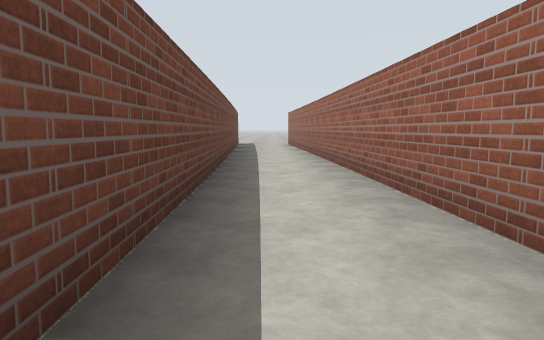
View 1 (above)

16 first-person views from a walk through a world built for the Gazebo simulator. The camera is 1.2 m above the floor, tilts 6° down and sees 70° across. The floor is counted in squares, 2 m on a side. Each view is taken from the middle of a square. On the plan, view 1 faces up. The plan holds only what a view shows up to about 10 squares ahead; the rest is blank.

View 2
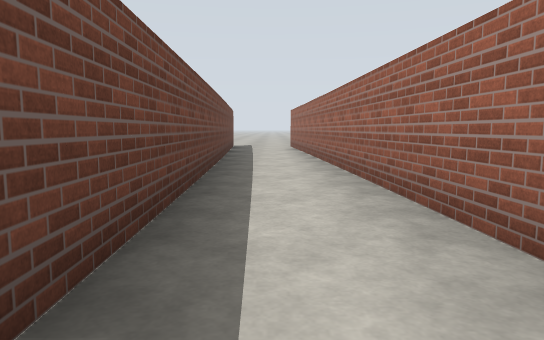

View 3
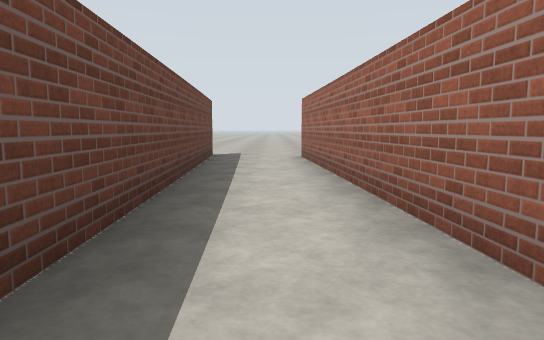

View 4
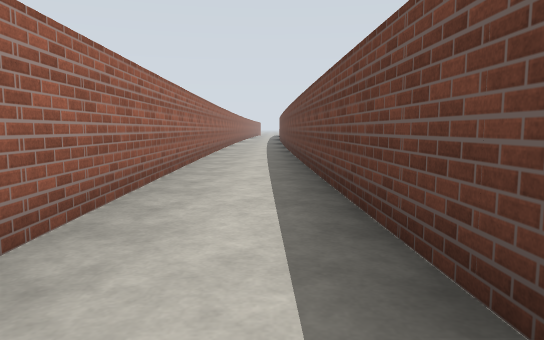

View 5
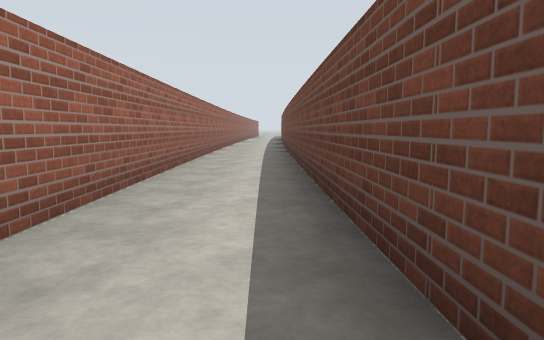

View 6
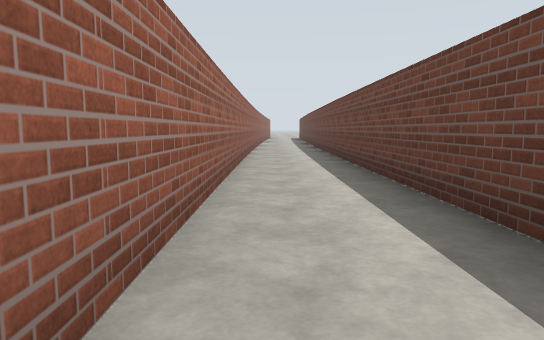

View 7
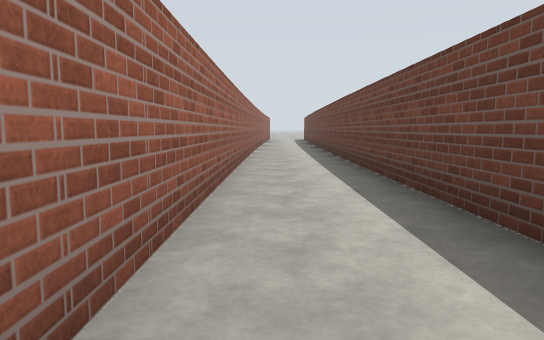

View 8
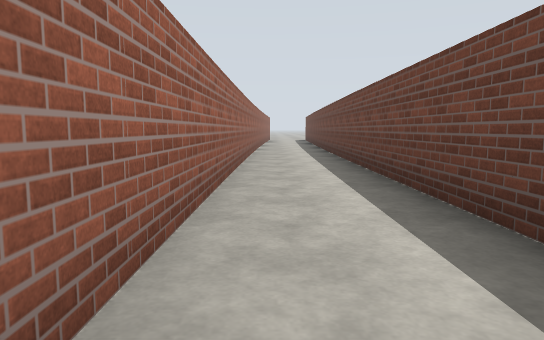

View 9
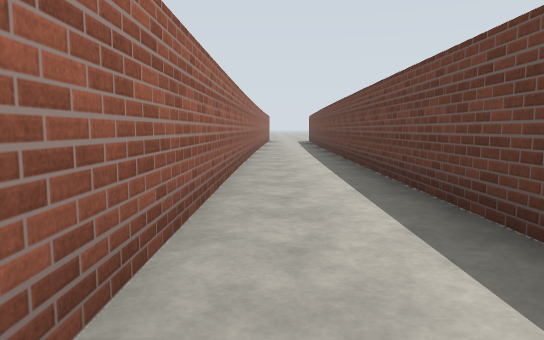

View 10
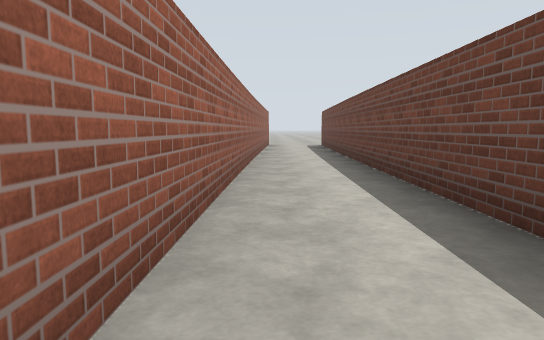

View 11
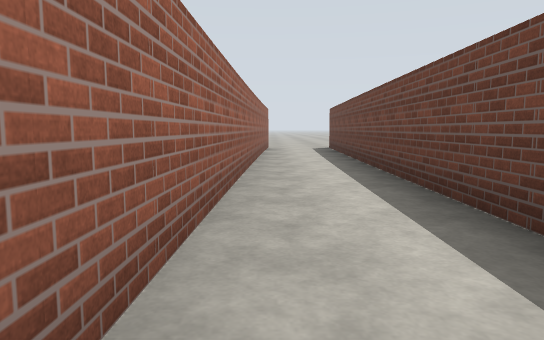

View 12
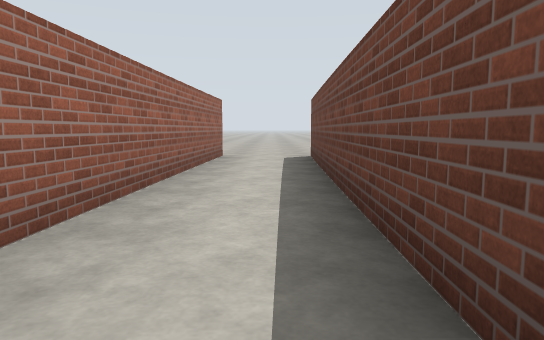

View 13
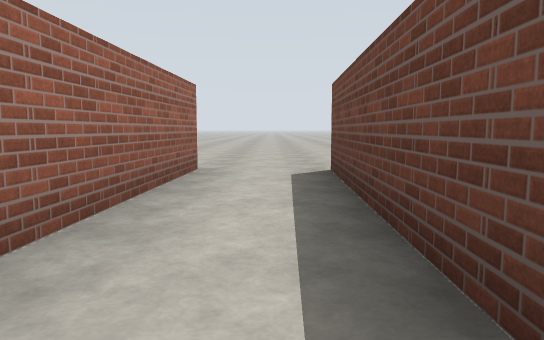

View 14
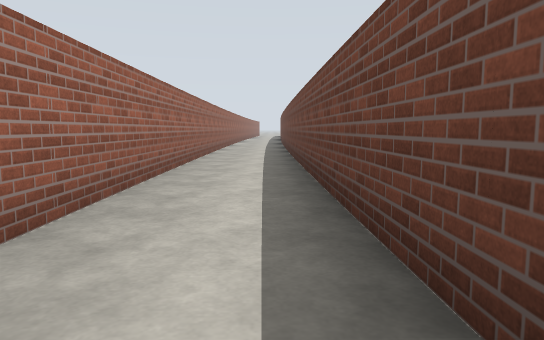

View 15
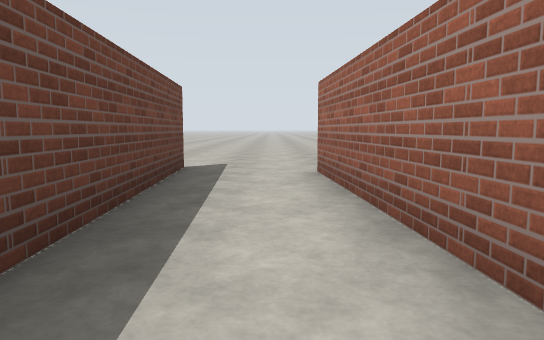

View 16
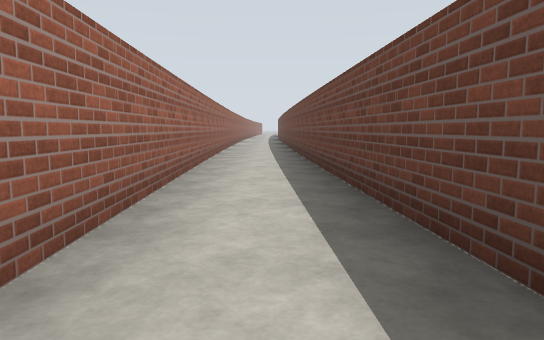

### Floor plan
Ten units are one square. View 1 is at (0, 0); x grows to the right and y downward. Boxes are objects, and circles mark ways between rooms. Rooms are numbered by the first view taken in them; rooms with no view inside come last. Other rooms are left out.
<svg viewBox="-17 -175 39 535">
<path fill="none" stroke="#000" d="M16 34 7 -156M-3 94 -3 101M-4 100 -4 147M-3 145 -5 234M17 214 15 31M-12 -162 -3 93M15 234 15 212M13 348 15 234M-5 234 -8 348"/>
<circle cx="10" cy="230" r="3" fill="#2a7"/>
<text x="0" y="30">1</text>
<text x="0" y="300">2</text>
</svg>
Room 1 opens to room 2.

Where each view was taken, in squares from view 1:
view 1: 0 up, 0 right, facing up
view 2: 2 up, 0 right, facing up
view 3: 7 up, 0 right, facing up
view 4: 4 up, 0 right, facing down
view 5: 2 down, 0 right, facing down
view 6: 8 down, 1 right, facing down
view 7: 12 down, 1 right, facing down
view 8: 13 down, 1 right, facing down
view 9: 15 down, 1 right, facing down
view 10: 20 down, 1 right, facing down
view 11: 22 down, 1 right, facing down
view 12: 26 down, 0 right, facing down
view 13: 29 down, 0 right, facing down
view 14: 0 up, 0 right, facing down
view 15: 10 up, 0 right, facing up
view 16: 10 up, 0 right, facing down
